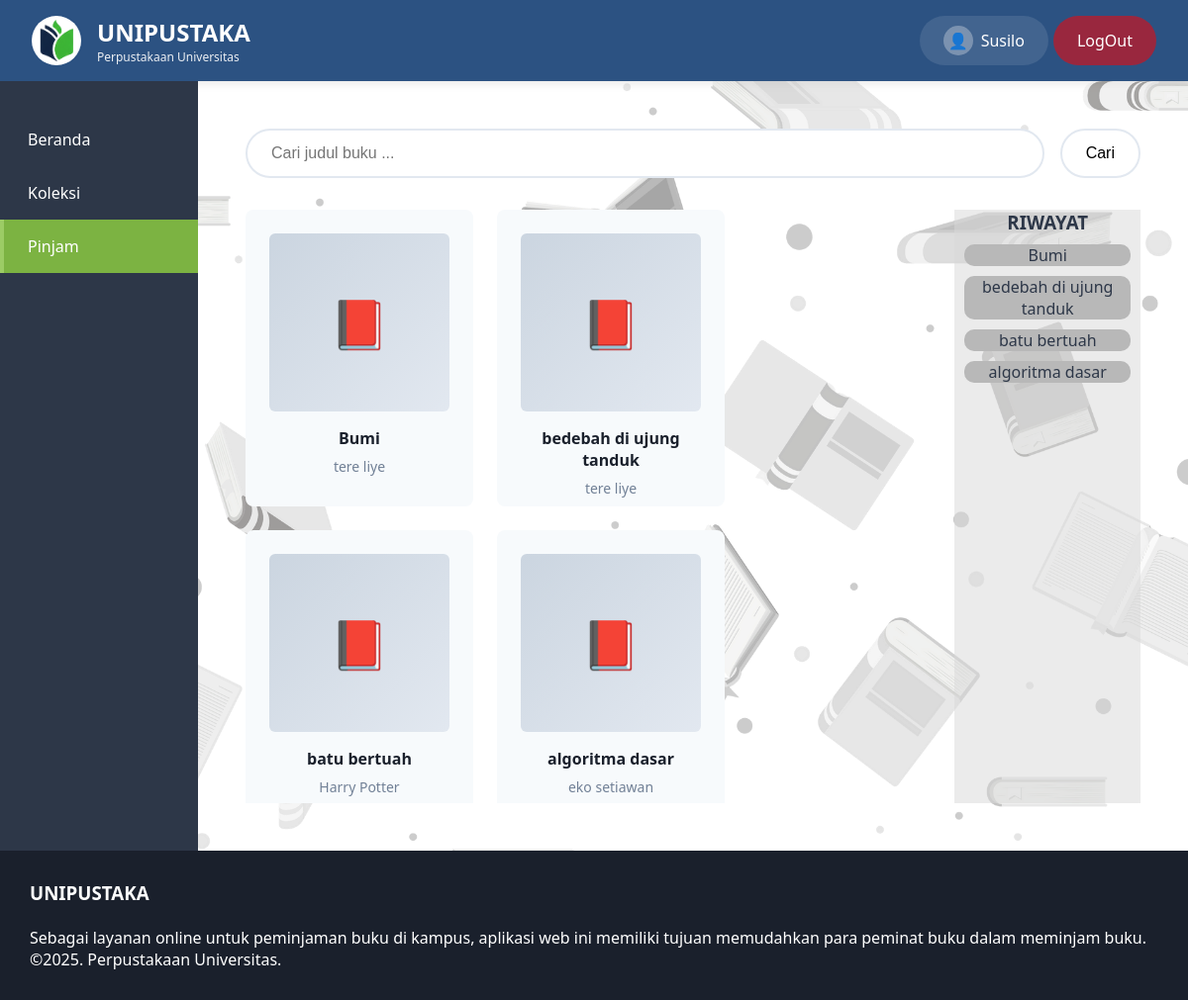
The app's page /?page=pinjam (signed in) with its own data.
### tables this page shows
CREATE TABLE `pemustaka` (
  `idPemustaka` int(11) NOT NULL,
  `namaDepan` varchar(50) NOT NULL,
  `noIndukPemustaka` decimal(20,0) NOT NULL,
  `namaBelakang` varchar(50) NOT NULL,
  `alamatPemustaka` longtext NOT NULL,
  `noTlpnPemustaka` decimal(15,0) NOT NULL,
  `emailPemustaka` varchar(50) NOT NULL,
  `passwordPemustaka` varchar(255) NOT NULL
);

CREATE TABLE `buku` (
  `idBuku` int(11) NOT NULL,
  `judulBuku` varchar(50) NOT NULL,
  `tahunTerbit` year(4) NOT NULL,
  `halaman` decimal(10,0) NOT NULL,
  `penerbit` varchar(50) NOT NULL,
  `bahasa` varchar(50) NOT NULL,
  `deskripsi` longtext NOT NULL,
  `kategoriBuku` enum('Karya Umum','Ilmu Komputer','Agama','Ilmu Sosial','Sejarah','Seni') NOT NULL,
  `statusBuku` enum('Tersedia','Sedang Dipinjam','','') NOT NULL,
  `penulis` varchar(50) NOT NULL
);

### database.php (called while the page is built, shortened)
<?php
 require_once(BASE_PATH . '/conn.php');
function getAllBuku(){
    global $DBH;
    $stmt = $DBH->prepare("SELECT * FROM buku");
    $stmt->execute();
    return $stmt->fetchAll();
}
function ambilpemustaka($idPemustaka){
    global $DBH;
    $stmt = $DBH->prepare("SELECT * FROM pemustaka WHERE idPemustaka = :idPemustaka");
    $stmt->bindParam(':idPemustaka', $idPemustaka, PDO::PARAM_INT);
    $stmt->execute();
    return $stmt->fetch();
}
 ?>

### pemustaka/pinjam.php (the view, shortened to what this page needs)
<?php
require_once(BASE_PATH . '/database.php');
$bukuList = getAllBuku();
$bukucari = caribuku();
$value = "";
?>
<div class="page-content">
    <form method="GET" class="search-bar">
        <input type="text" name="search-input" class="search-input" value="<?=$value?>" placeholder="Cari judul buku ...">
        <button class="cari" name="search">Cari</button>
    </form>
    <div class="pinjam-box">
    <div class="pinjam-books">
        <?php
        if(isset($_GET['search'])) {
            foreach ($bukucari as $pinjamcari):?>
            <a href="./pemustaka/detailBuku.php">
                <div class="pinjam-card">
                    <div class="book-cover">📕</div>
                    <div class="book-title"><?= $pinjamcari['judulBuku']?></div>
                    <div class="book-author"><?= $pinjamcari['penulis']?></div>
                </div>
            </a>
                <?php endforeach;
            } else {
                foreach ($bukuList as $pinjambuku):?>
            <a href="./pemustaka/detailBuku.php?idBuku=<?= $pinjambuku['idBuku']?>">
                <div class="pinjam-card">
                    <div class="book-cover">📕</div>
                    <div class="book-title"><?= $pinjambuku['judulBuku']?></div>
                    <div class="book-author"><?= $pinjambuku['penulis']?></div>
                </div>
            </a>
            <?php endforeach;
            }
        ?>
    </div>
    <div class="history">
        <h3>RIWAYAT</h3>
            <?php foreach($bukuList as $buku):?>
                <div class="history-box"><?= $buku['judulBuku']?></div>
            <?php endforeach;?>
    </div>
    </div>
</div>

### components/header.php (shortened to what this page needs)
<?php
require_once(BASE_PATH . '/database.php');
$pemustaka = ambilpemustaka($_SESSION['id']);
?>
<div class="header">
        <div class="logo-section">
            <div class="logo"><img src="./assets/LOGO1.png" alt="logo"></div>
            <div class="logo-text">
                <h1>UNIPUSTAKA</h1>
                <p>Perpustakaan Universitas</p>
            </div>
        </div>
        <a href=<?= BASE_URL . '/pemustaka/editProfil.php' ?>>
            <div class="profile-btn">
                <div class="profile-icon">👤</div>
                <span><?= $pemustaka['namaDepan']?></span>
            </div>
        </a>
        <a href="logout.php">
        <div class="logout-btn">
            <span>LogOut</span>
        </div>
        </a>
    </div>

### assets/style.css (style rules this page uses)
* { margin: 0; padding: 0; box-sizing: border-box; }
body { font-family: 'Segoe UI', Tahoma, Geneva, Verdana, sans-serif; color: #2d3748; }
a { text-decoration: none; }
.header { background: #2c5282; color: white; padding: 1rem 2rem; display: flex; justify-content: space-between; align-items: center; box-shadow: 0 2px 10px rgba(0,0,0,0.1); gap: 5px; }
.header a { text-decoration: none; color: white; }
.logo-section { display: flex; align-items: center; gap: 1rem; }
.logo { width: 50px; height: 50px; background: white; border-radius: 50%; display: flex; align-items: center; justify-content: center; font-size: 24px; }
.logo img { width: 100%; height: 100%; object-fit: cover; border-radius: 50%; }
.logo-text h1 { font-size: 24px; font-weight: 700; }
.logo-text p { font-size: 12px; opacity: 0.9; }
.logout-btn { height: 50px; display: flex; align-items: center; gap: 0.5rem; background: rgba(255, 0, 0, 0.518); padding: 0.5rem 1.5rem; border-radius: 25px; cursor: pointer; color: white; }
.profile-btn { height: 50px; display: flex; align-items: center; gap: 0.5rem; background: rgba(255,255,255,0.1); padding: 0.5rem 1.5rem; border-radius: 25px; cursor: pointer; }
.profile-icon { width: 30px; height: 30px; background: rgba(255,255,255,0.3); border-radius: 50%; display: flex; align-items: center; justify-content: center; }
.book-cover { width: 100%; height: 180px; background: linear-gradient(135deg, #cbd5e0 0%, #e2e8f0 100%); border-radius: 6px; margin-bottom: 1rem; display: flex; align-items: center; justify-content: center; font-size: 48px; }
.book-title { font-weight: 600; margin-bottom: 0.5rem; }
.book-author { font-size: 0.875rem; color: #718096; }
.page-content { padding: 3rem; min-height: 500px; background: url(background.png); }
.search-bar { display: flex; gap: 1rem; margin-bottom: 2rem; }
.search-input { position: sticky; flex: 1; padding: 0.875rem 1.5rem; border: 2px solid #e2e8f0; border-radius: 25px; font-size: 1rem; outline: none; }
.cari { padding: 0.875rem 1.5rem; border: 2px solid #e2e8f0; border-radius: 25px; font-size: 1rem; outline: none; background: white; cursor: pointer; }
.pinjam-box { display: flex; }
.pinjam-books { width: 800px; height: 600px; overflow-y: scroll; display: flex; flex-wrap: wrap; gap: 1.5rem; }
.pinjam-books a { text-decoration: none; color: #1a202c; }
.pinjam-card { width: 230px; height: 300px; flex-shrink: 0; background: #f7fafc; border-radius: 8px; padding: 1.5rem; text-align: center; transition: all 0.3s; cursor: pointer; }
.history { gap: 10px; overflow-y: scroll; text-align: center; background-color: #d7d7d780; }
.history-box { margin:10px; border-radius: 10px; background-color: rgb(184, 184, 184); }

### records on screen
pemustaka: namaDepan "Susilo"
buku: judulBuku "Bumi", penulis "tere liye"
buku: judulBuku "bedebah di ujung tanduk", penulis "tere liye"
buku: judulBuku "batu bertuah", penulis "Harry Potter"
buku: judulBuku "algoritma dasar", penulis "eko setiawan"
